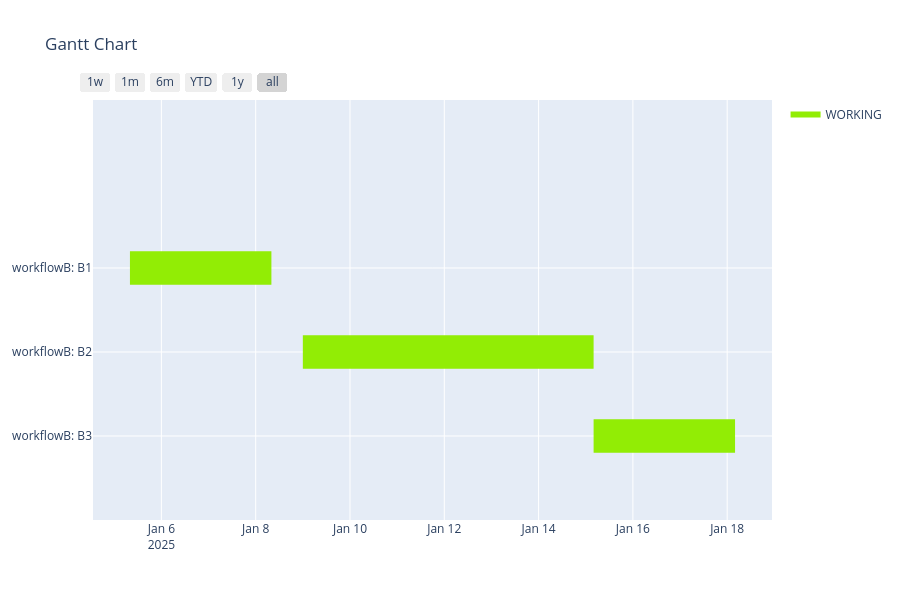

The notebook cell this image was saved under:
### Code cell
workflowB.create_gantt_plotly(project.init_datetime, project.unit_timedelta).show()

### Figure 1 — Plotly figure (JSON) as saved in the notebook; plotly's stock layout.template omitted (floating-point values rounded to 4 significant figures)
{"data": [{"fill": "toself", "fillcolor": "rgb(146, 237, 5)", "hoverinfo": "name", "legendgroup": "rgb(146, 237, 5)", "mode": "none", "name": "WORKING", "type": "scatter", "x": ["2025-01-05 08:00:00", "2025-01-08 08:00:00", "2025-01-08 08:00:00", "2025-01-05 08:00:00", "2025-01-05 08:00:00", "2025-01-09 00:00:00", "2025-01-15 04:00:00", "2025-01-15 04:00:00", "2025-01-09 00:00:00", "2025-01-09 00:00:00", "2025-01-15 04:00:00", "2025-01-18 04:00:00", "2025-01-18 04:00:00", "2025-01-15 04:00:00"], "y": [1.8, 1.8, 2.2, 2.2, null, 0.8, 0.8, 1.2, 1.2, null, -0.2, -0.2, 0.2, 0.2]}, {"legendgroup": "rgb(146, 237, 5)", "marker": {"color": "rgb(146, 237, 5)", "opacity": 0, "size": 1}, "mode": "markers", "name": "", "showlegend": false, "text": [null, null, null, null, null, null], "type": "scatter", "x": ["2025-01-05 08:00:00", "2025-01-08 08:00:00", "2025-01-09 00:00:00", "2025-01-15 04:00:00", "2025-01-15 04:00:00", "2025-01-18 04:00:00"], "y": [2, 2, 1, 1, 0, 0]}], "layout": {"height": 600, "hovermode": "closest", "showlegend": true, "title": {"text": "Gantt Chart"}, "xaxis": {"rangeselector": {"buttons": [{"count": 7, "label": "1w", "step": "day", "stepmode": "backward"}, {"count": 1, "label": "1m", "step": "month", "stepmode": "backward"}, {"count": 6, "label": "6m", "step": "month", "stepmode": "backward"}, {"count": 1, "label": "YTD", "step": "year", "stepmode": "todate"}, {"count": 1, "label": "1y", "step": "year", "stepmode": "backward"}, {"step": "all"}]}, "showgrid": true, "type": "date", "zeroline": false}, "yaxis": {"autorange": false, "range": [-1, 4], "showgrid": true, "ticktext": ["workflowB: B3", "workflowB: B2", "workflowB: B1"], "tickvals": [0, 1, 2], "zeroline": false}}}
